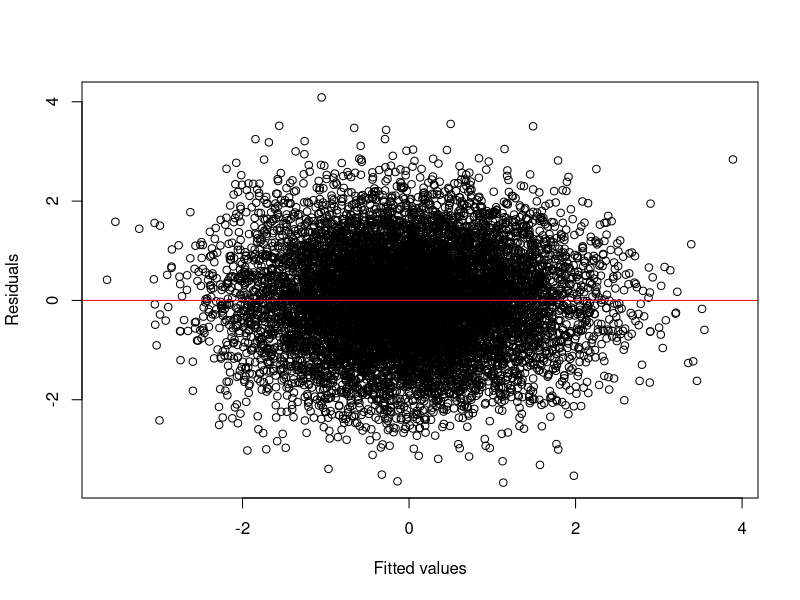

Generate this figure with R:
## ---- chunk 1
# Set seed
set.seed(3)
## ---- chunk 2
#| label: fig-scatter
#| fig-cap: "Scatter plot of the residuals against the fitted values for a multiple linear regression."
# Set parameter values
n <- 1e4

# Generate data
x <- rnorm(n = n)
y <- rnorm(n = n)

# Plot
plot(x = x,
     y = y,
     xlab = "Fitted values",
     ylab = "Residuals")
abline(h = 0,
       col = "red")
